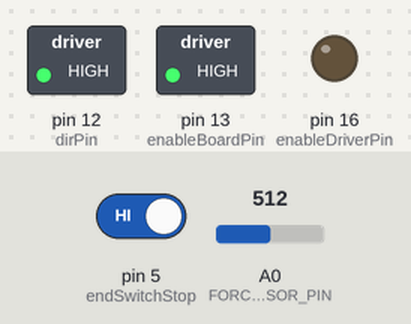
Simulated run of this sketch. Board: Arduino Uno, built with avr-gcc and run on an emulated ATmega328P. Shown: switched loads named in the sketch (green lamp = pin HIGH), output pins drawn as LEDs (lit = HIGH). The inputs (shaded band) are chosen by the test bench; at power-on: pin 5 (endSwitchStop) HIGH, A0 (FORCE_SENSOR_PIN) = 512. Pins used as bus, display or sensor lines are not drawn.

Above: at 4.4 s.
4.5 s: pin 5 (endSwitchStop) driven LOW
At 13.9 s:
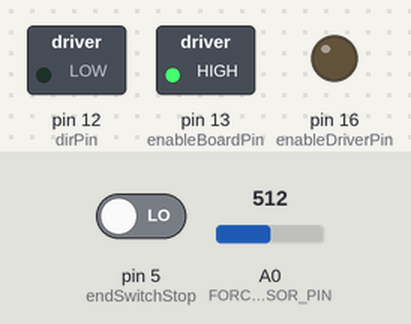
15.1 s: pin 5 (endSwitchStop) driven HIGH
At 15.9 s:
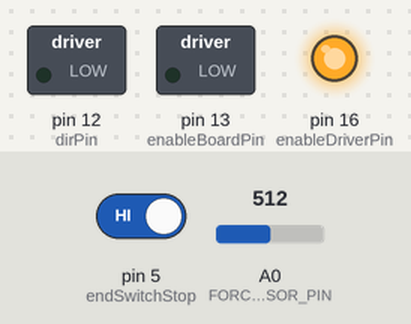
At 16.9 s:
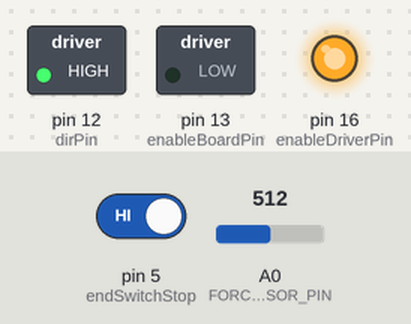
18.4 s: A0 (FORCE_SENSOR_PIN) set to 366
31.1 s: A0 (FORCE_SENSOR_PIN) set to 335
Timing chart, 0 to 34.1 s (numbered marks = the images above; inputs shaded):
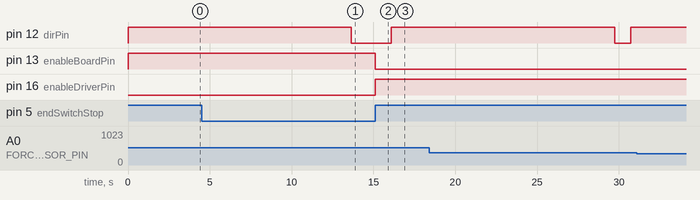

Measured:
- after the input at 4.5 s, pin 12 (dirPin): goes on until 13.6 s, then stays LOW; pin 13 (enableBoardPin): stays HIGH (without the input it goes to LOW after 9.1 s); pin 16 (enableDriverPin): stays LOW (without the input it goes to HIGH after 9.1 s)
- after the input at 15.1 s, pin 12 (dirPin): LOW → HIGH after 1.0 s; pin 13 (enableBoardPin): HIGH → LOW at once; pin 16 (enableDriverPin): LOW → HIGH at once
- after the input at 31.1 s, every drawn part: stays the same

The sketch:

nodemcu_firmware_code.ino
```cpp
#define FORCE_SENSOR_PIN A0 //force resistor pin

// Define stepper motor connections and steps per revolution:
#define enableDriverPin 16 //D0 enable stepper driver
#define dirPin 12 //D6 direction stepper mottor driver pin
#define stepPin 14 //D5 step stepper mottor driver pin

#define enableBoardPin 13  //D7

#define endSwitchStop 5  //D1

#define stepsPerRevolution 1800 * 4

#define default_open_speed 110
#define default_close_speed 220

void setup() {
  //Power on
  pinMode(enableBoardPin, OUTPUT);
  digitalWrite(enableBoardPin, HIGH);

  pinMode(enableDriverPin, OUTPUT);
  digitalWrite(enableDriverPin, LOW);

  // Declare pins as output:

  pinMode(stepPin, OUTPUT);
  pinMode(dirPin, OUTPUT);

  // Serial.begin(115200);

  pinMode(endSwitchStop, INPUT);
}

void close(int speed) {
  int stop = 1;

  stop = digitalRead(endSwitchStop);
  digitalWrite(dirPin, LOW);

  while (stop == 0) {
    digitalWrite(stepPin, HIGH);
    delayMicroseconds(speed);
    digitalWrite(stepPin, LOW);
    delayMicroseconds(speed);

    stop = digitalRead(endSwitchStop);
    yield();
  }
}

void open(int speed) {
  digitalWrite(dirPin, HIGH);

  // // Spin the stepper motor 1 revolution slowly:
  for (int i = 0; i < stepsPerRevolution; i++) {
    // These four lines result in 1 step:
    digitalWrite(stepPin, HIGH);
    delayMicroseconds(speed);
    digitalWrite(stepPin, LOW);
    delayMicroseconds(speed);
    yield();
  }
}

void waitRobotToDock(int docked) {

  while (docked != 0) {
    if (analogRead(FORCE_SENSOR_PIN) > 350) {
      docked--;
    }
    delay(2000);
    yield();
    //TODO add change robot position
  }
}


void powerOn() {
  digitalWrite(enableBoardPin, HIGH);
  digitalWrite(enableDriverPin, LOW);
}

void powerOff() {
  digitalWrite(enableDriverPin, HIGH);
  digitalWrite(enableBoardPin, LOW);
  delay(1000);
}

void loop() {
  close(85); //calibrate servo's start position
  open(default_open_speed); //open the garage

  waitRobotToDock(6); //waiting a wheel standing on the force resistor
  close(default_close_speed);
  powerOff();
}
```
